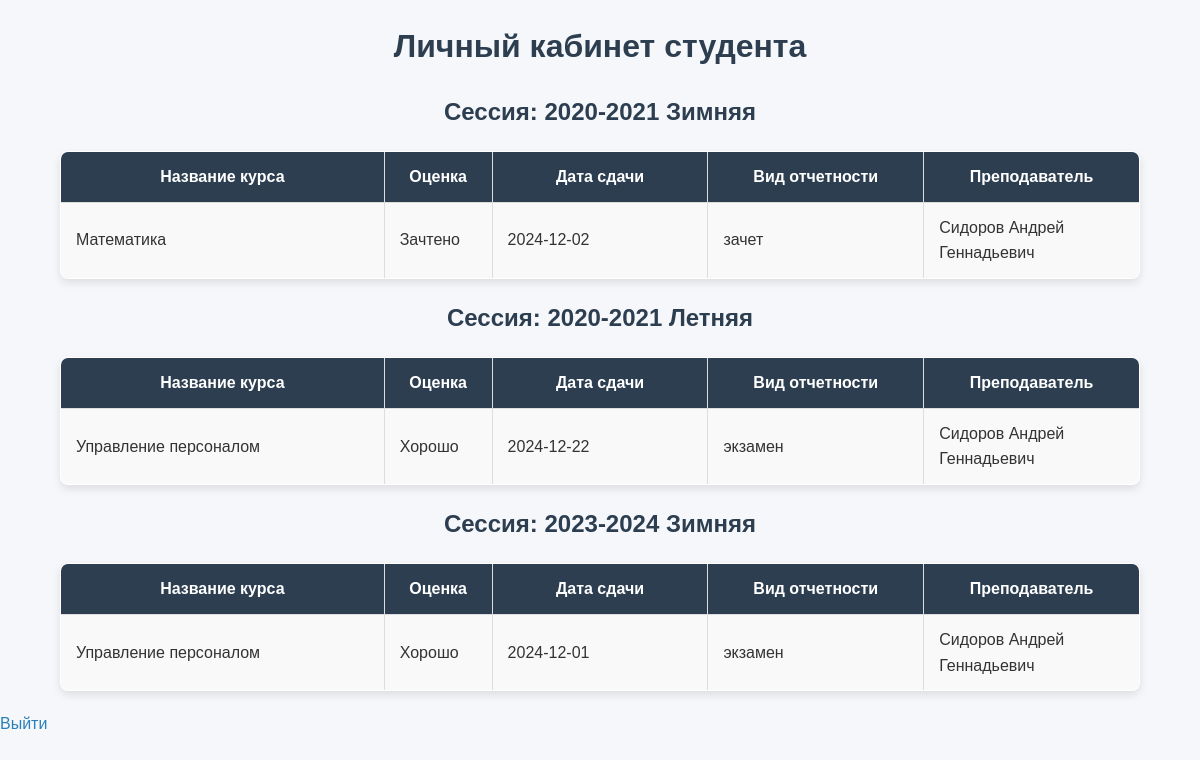
Screenshot of /student/dashboard (signed in) with the database file from the repository.
### app/models.py (models this page shows)
class Record(db.Model):
    id = db.Column(db.Integer, primary_key=True)
    group_name = db.Column(db.String(100), nullable=False)
    course_name = db.Column(db.String(100), nullable=False)
    teacher_id = db.Column(db.Integer, db.ForeignKey('user.id'), nullable=False)
    session = db.Column(db.String(100), nullable=False)  # Например, "Зимняя 2024-2025" nullable=False)
    type = db.Column(db.String(50), nullable=False)  # Например, "зачет", "дифференцированный зачет", "экзамен"
    teacher = db.relationship('User', backref='records', lazy=True)

class Grade(db.Model):
    id = db.Column(db.Integer, primary_key=True)
    student_id = db.Column(db.Integer, db.ForeignKey('user.id'), nullable=False)
    record_id = db.Column(db.Integer, db.ForeignKey('record.id', ondelete='CASCADE'), nullable=False)
    grade = db.Column(db.String(10), nullable=True)
    exam_date = db.Column(db.Date, nullable=True)  # Дата сдачи
    student = db.relationship('User', backref='grades', lazy=True)
    record = db.relationship('Record', backref=db.backref('grades', cascade='all, delete-orphan', lazy=True))

class User(UserMixin, db.Model):
    id = db.Column(db.Integer, primary_key=True)
    username = db.Column(db.String(150), unique=True, nullable=False)
    password = db.Column(db.String(150), nullable=False)
    role = db.Column(db.String(50), nullable=False)  # 'dean', 'teacher', 'student'
    full_name = db.Column(db.String(150), nullable=True)  # Полное имя
    group_name = db.Column(db.String(100), nullable=True)  # Группа студента
    course = db.Column(db.Integer, nullable=True)  # Курс
    record_book_number = db.Column(db.String(50), nullable=True)  # Номер зачетной книжки

### app/routes.py (the view)
@main.route('/student/dashboard')
@login_required
def student_dashboard():
    if current_user.role != 'student':
        flash('Доступ запрещен.')
        return redirect(url_for('main.dashboard'))
    grades = Grade.query.filter_by(student_id=current_user.id).all()
    grouped_data = {}
    for grade in grades:
        record = grade.record
        teacher = User.query.get(record.teacher_id) if record.teacher_id else None
        session = record.session  # Сессия из таблицы Record
        if session not in grouped_data:
            grouped_data[session] = []
        grouped_data[session].append({
            'course_name': record.course_name,
            'grade': grade.grade,
            'exam_date': grade.exam_date.strftime('%Y-%m-%d') if grade.exam_date else "Не указана",
            'type': record.type,
            'teacher_name': teacher.full_name if teacher else "Не назначен"
        })
    return render_template('student_dashboard.html', grouped_data=grouped_data)

### app/__init__.py (called while the page is built)
@login_manager.user_loader
def load_user(user_id):
    from .models import User  # Импорт модели внутри функции, чтобы избежать циклического импорта
    return User.query.get(int(user_id))

### run.py (called while the page is built)
@app.before_request
def create_tables():
    with app.app_context():
        db.create_all()

### app/templates/student_dashboard.html (shortened to what this page needs)
<!DOCTYPE html>
<html lang="en">
<head>
    <link rel="stylesheet" href="{{ url_for('static', filename='styles.css') }}">
</head>
<body>
    <h1>Личный кабинет студента</h1>
    {% for session, records in grouped_data.items() %}
    <h2>Сессия: {{ session }}</h2>
    <table border="1">
      <tr>
        <th class="col-course-name">Название курса</th>
        <th class="col-grade">Оценка</th>
        <th class="col-date">Дата сдачи</th>
        <th class="col-type">Вид отчетности</th>
        <th class="col-teacher">Преподаватель</th>
    </tr>
    {% for record in records %}
    <tr>
        <td class="col-course-name">{{ record.course_name }}</td>
        <td class="col-grade">{{ record.grade }}</td>
        <td class="col-date">{{ record.exam_date }}</td>
        <td class="col-type">{{ record.type }}</td>
        <td class="col-teacher">{{ record.teacher_name }}</td>
    </tr>
        {% endfor %}
    </table>
    {% endfor %}
    <p><a href="/logout">Выйти</a></p>
</body>
</html>

### app/static/styles.css (style rules this page uses)
.col-course-name { width: 30%; }
.col-grade { width: 10%; }
.col-date { width: 20%; }
.col-type { width: 20%; }
.col-teacher { width: 20%; }
body { font-family: 'Arial', sans-serif; line-height: 1.6; margin: 0; padding: 0; background-color: #f5f7fa; color: #333; }
h1, h2 { color: #2c3e50; text-align: center; margin-bottom: 20px; }
a { color: #2980b9; text-decoration: none; }
table { border-collapse: collapse; width: 90%; margin: 20px auto; background-color: #ffffff; box-shadow: 0 4px 8px rgba(0, 0, 0, 0.1); border-radius: 8px; overflow: hidden; }
th, td { border: 1px solid #ddd; padding: 12px 15px; text-align: left; }
th { background-color: #2c3e50; color: #fff; font-weight: bold; text-align: center; }
td { background-color: #ffffff; text-align: left; }
tr:nth-child(even) td { background-color: #f9f9f9; }

### rows the page displays
Record: session "2020-2021 Зимняя", course_name "Математика", exam_date "2024-12-02", type "зачет"
Grade: grade "Зачтено"
User: teacher_name "Сидоров Андрей Геннадьевич" "Сидоров Андрей Геннадьевич" "Сидоров Андрей Геннадьевич"
Record: session "2020-2021 Летняя", course_name "Управление персоналом", exam_date "2024-12-22", type "экзамен"
Grade: grade "Хорошо"
Record: session "2023-2024 Зимняя", course_name "Управление персоналом", exam_date "2024-12-01", type "экзамен"
Grade: grade "Хорошо"
